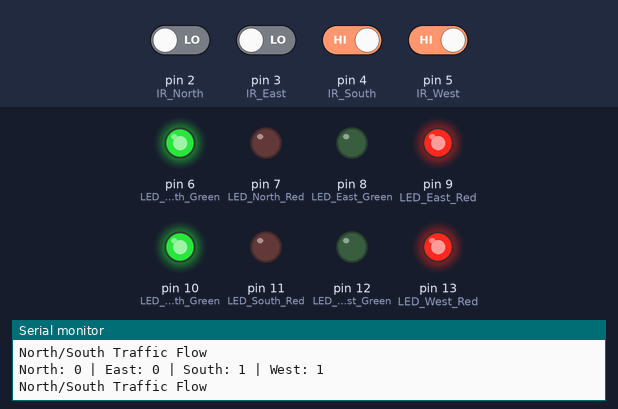
This sketch was run on a simulated Arduino Uno, built with avr-gcc and run on an emulated ATmega328P. On the bench: output pins drawn as LEDs (lit = HIGH), the last lines printed to the serial monitor. The inputs (shaded band) are chosen by the test bench; at power-on: pin 4 (IR_South), pin 5 (IR_West) HIGH, pin 2 (IR_North), pin 3 (IR_East) LOW.

Above: at 1.2 s.
1.3 s: pin 4 (IR_South) driven LOW
At 2.0 s:
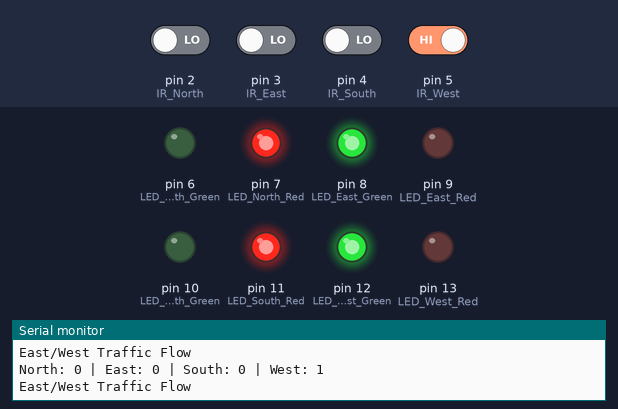
2.8 s: pin 5 (IR_West) driven LOW
At 4.0 s:
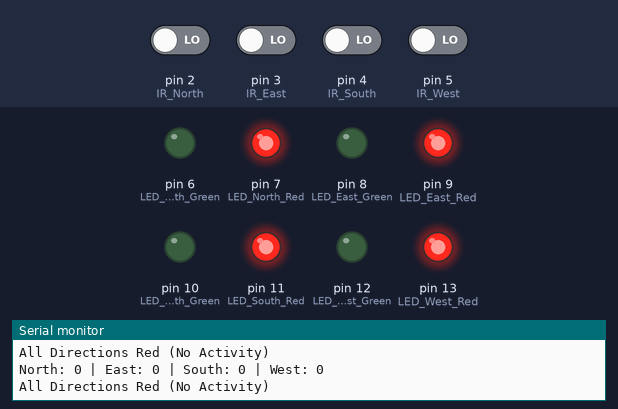
4.3 s: pin 2 (IR_North) driven HIGH
At 5.3 s:
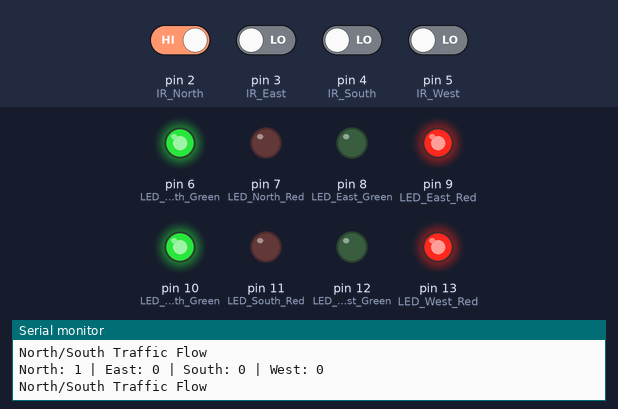
7.3 s: pin 2 (IR_North) driven LOW
At 7.7 s:
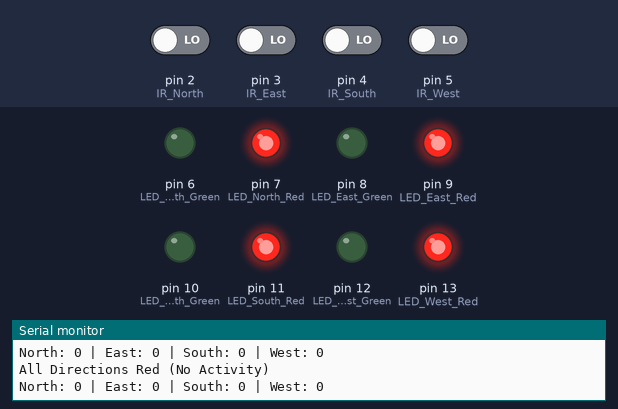
8.8 s: pin 3 (IR_East) driven HIGH
At 10.0 s:
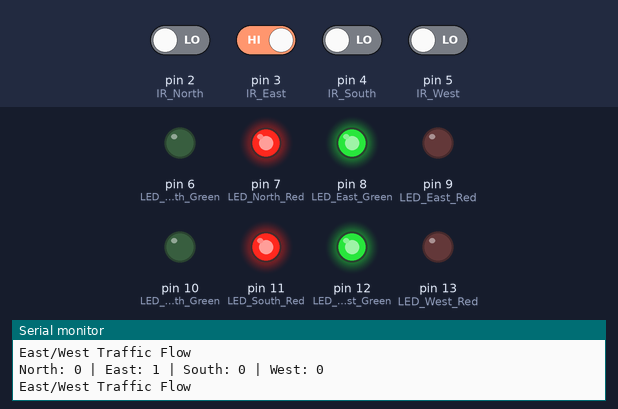
10.3 s: pin 3 (IR_East) driven LOW
At 10.8 s:
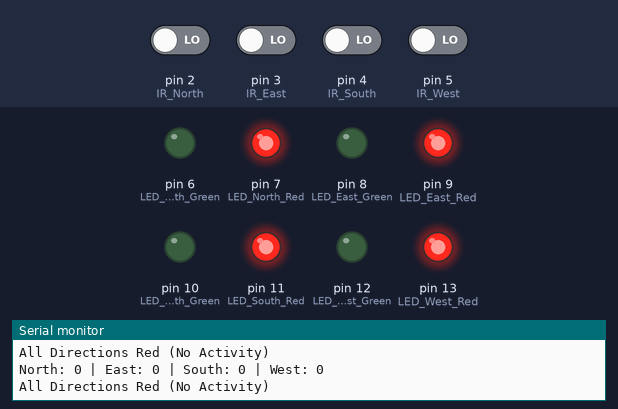
Timing chart, 0 to 13.3 s (numbered marks = the images above; inputs shaded):
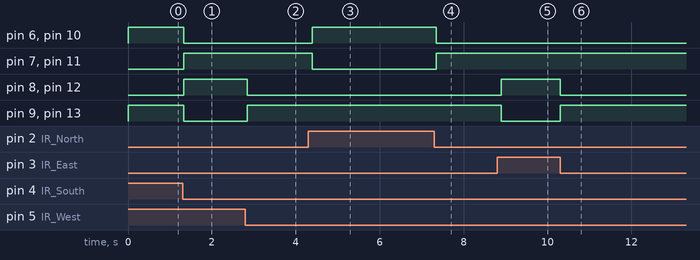

Measured:
- after the input at 1.3 s, pin 6 (LED_North_Green), pin 9 (LED_East_Red), pin 10 (LED_South_Green), pin 13 (LED_West_Red): HIGH → LOW at once; pin 7 (LED_North_Red), pin 8 (LED_East_Green), pin 11 (LED_South_Red), pin 12 (LED_West_Green): LOW → HIGH at once
- after the input at 2.8 s, pin 8 (LED_East_Green), pin 12 (LED_West_Green): HIGH → LOW at once; pin 9 (LED_East_Red), pin 13 (LED_West_Red): LOW → HIGH at once
- after the input at 4.3 s, pin 6 (LED_North_Green), pin 10 (LED_South_Green): LOW → HIGH after 0.09 s; pin 7 (LED_North_Red), pin 11 (LED_South_Red): HIGH → LOW after 0.09 s
- after the input at 7.3 s, pin 6 (LED_North_Green), pin 10 (LED_South_Green): HIGH → LOW after 0.05 s; pin 7 (LED_North_Red), pin 11 (LED_South_Red): LOW → HIGH after 0.05 s
- after the input at 8.8 s, pin 8 (LED_East_Green), pin 12 (LED_West_Green): LOW → HIGH after 0.09 s; pin 9 (LED_East_Red), pin 13 (LED_West_Red): HIGH → LOW after 0.09 s
- after the input at 10.3 s, pin 8 (LED_East_Green), pin 12 (LED_West_Green): HIGH → LOW at once; pin 9 (LED_East_Red), pin 13 (LED_West_Red): LOW → HIGH at once

The sketch:

sketch_nov22a.ino
```cpp
// Define Pin Numbers for IR Sensors (Inputs)
const int IR_North = 2;
const int IR_East = 3;
const int IR_South = 4;
const int IR_West = 5;

// Define Pin Numbers for LEDs (Outputs)
const int LED_North_Green = 6;
const int LED_North_Red = 7;
const int LED_East_Green = 8;
const int LED_East_Red = 9;
const int LED_South_Green = 10;
const int LED_South_Red = 11;
const int LED_West_Green = 12;
const int LED_West_Red = 13;

void setup() {
  Serial.begin(9600);

  // Set IR Sensor pins as INPUT
  pinMode(IR_North, INPUT);
  pinMode(IR_East, INPUT);
  pinMode(IR_South, INPUT);
  pinMode(IR_West, INPUT);

  // Set LED pins as OUTPUT
  pinMode(LED_North_Green, OUTPUT);
  pinMode(LED_North_Red, OUTPUT);
  pinMode(LED_East_Green, OUTPUT);
  pinMode(LED_East_Red, OUTPUT);
  pinMode(LED_South_Green, OUTPUT);
  pinMode(LED_South_Red, OUTPUT);
  pinMode(LED_West_Green, OUTPUT);
  pinMode(LED_West_Red, OUTPUT);

  // Initially turn off all LEDs
  digitalWrite(LED_North_Green, LOW);
  digitalWrite(LED_North_Red, LOW);
  digitalWrite(LED_East_Green, LOW);
  digitalWrite(LED_East_Red, LOW);
  digitalWrite(LED_South_Green, LOW);
  digitalWrite(LED_South_Red, LOW);
  digitalWrite(LED_West_Green, LOW);
  digitalWrite(LED_West_Red, LOW);
}

void loop() {
  // Read IR Sensor States
  bool northActive = digitalRead(IR_North);
  bool eastActive = digitalRead(IR_East);
  bool southActive = digitalRead(IR_South);
  bool westActive = digitalRead(IR_West);

  // Debugging: Print sensor states to Serial Monitor
  Serial.print("North: ");
  Serial.print(northActive);
  Serial.print(" | East: ");
  Serial.print(eastActive);
  Serial.print(" | South: ");
  Serial.print(southActive);
  Serial.print(" | West: ");
  Serial.println(westActive);

  if (northActive || southActive) {
    digitalWrite(LED_North_Green, HIGH);
    digitalWrite(LED_North_Red, LOW);
    digitalWrite(LED_South_Green, HIGH);
    digitalWrite(LED_South_Red, LOW);
    digitalWrite(LED_East_Green, LOW);
    digitalWrite(LED_East_Red, HIGH);
    digitalWrite(LED_West_Green, LOW);
    digitalWrite(LED_West_Red, HIGH);
    Serial.println("North/South Traffic Flow");
  }

  else if (eastActive || westActive) {

    digitalWrite(LED_East_Green, HIGH);
    digitalWrite(LED_East_Red, LOW);
    digitalWrite(LED_West_Green, HIGH);
    digitalWrite(LED_West_Red, LOW);
    digitalWrite(LED_North_Green, LOW);
    digitalWrite(LED_North_Red, HIGH);
    digitalWrite(LED_South_Green, LOW);
    digitalWrite(LED_South_Red, HIGH);
    Serial.println("East/West Traffic Flow");
  }

  else {

    digitalWrite(LED_North_Green, LOW);
    digitalWrite(LED_North_Red, HIGH);
    digitalWrite(LED_South_Green, LOW);
    digitalWrite(LED_South_Red, HIGH);
    digitalWrite(LED_East_Green, LOW);
    digitalWrite(LED_East_Red, HIGH);
    digitalWrite(LED_West_Green, LOW);
    digitalWrite(LED_West_Red, HIGH);
    Serial.println("All Directions Red (No Activity)");
  }


  delay(100);
}
```
